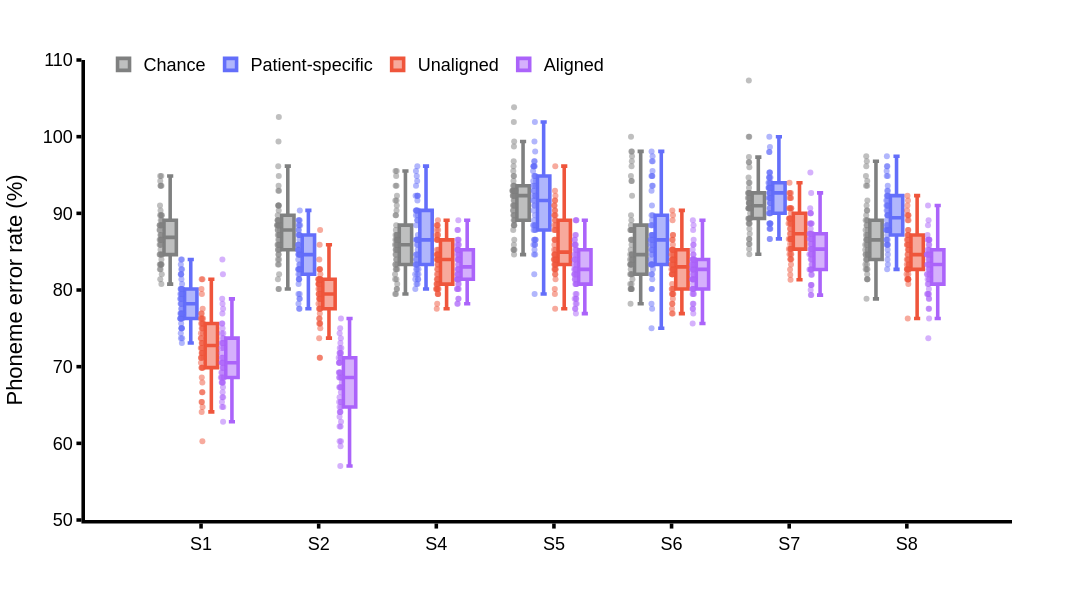

The code cell stored with this chart in its notebook:
### Code cell
SCALE_FACTOR = 0.28
fig_df = ctc_decode_df.copy()

fig = px.box(fig_df, x='Patient', y="Phoneme error rate", color='Decoding type',
             points='all', width=1800, height=600,
             color_discrete_sequence=['#7f8080', '#636EFA', '#EF553B', '#AB63FA'])
fig.update_traces(marker=dict(
                            #   size=2,
                              opacity=0.5,
                              ),
                  line=dict(width=1/SCALE_FACTOR))

fig.update_layout(
    plot_bgcolor='white',
    legend=dict(
        orientation='h',
        yanchor='top',
        y=1.03,
        xanchor='left',
        x=0.02,
        title_text=''
    ),
    title_text='',
    title_x=0.5,
    font=dict(size=18, family='Arial', color='black'),
    boxgroupgap=0.4,
)
fig.update_xaxes(
    title='',
    mirror=False,
    ticks='outside',
    showline=True,
    linecolor='black',
    tickcolor='black',
    linewidth=1/SCALE_FACTOR,
    tickwidth=1/SCALE_FACTOR,
    showgrid=False,
)
fig.update_yaxes(
    title='Phoneme error rate (%)',
    mirror=False,
    ticks='outside',
    showline=True,
    linecolor='black',
    tickcolor='black',
    linewidth=1/SCALE_FACTOR,
    tickwidth=1/SCALE_FACTOR,
    showgrid=False,
    range=[50, 110]
    # range=[20, 70]
)

fig.write_image(FIG_DIR / 'fig_5b_all_pts.svg', scale=SCALE_FACTOR)
fig.show()

### Figure 1 — Plotly figure (JSON) as saved in the notebook; plotly's stock layout.template omitted (floating-point values rounded to 4 significant figures; data arrays with more than 128 entries replaced by an {"elided": "..."} marker saying what was removed)
{"data": [{"alignmentgroup": "True", "boxpoints": "all", "hovertemplate": "Decoding type=Chance<br>Patient=%{x}<br>Phoneme error rate=%{y}<extra></extra>", "legendgroup": "Chance", "line": {"width": 3.571}, "marker": {"color": "#7f8080", "opacity": 0.5}, "name": "Chance", "notched": false, "offsetgroup": "Chance", "orientation": "v", "showlegend": true, "type": "box", "x": {"elided": "350 str values"}, "x0": " ", "xaxis": "x", "y": {"elided": "350 float values"}, "y0": " ", "yaxis": "y"}, {"alignmentgroup": "True", "boxpoints": "all", "hovertemplate": "Decoding type=Patient-specific<br>Patient=%{x}<br>Phoneme error rate=%{y}<extra></extra>", "legendgroup": "Patient-specific", "line": {"width": 3.571}, "marker": {"color": "#636EFA", "opacity": 0.5}, "name": "Patient-specific", "notched": false, "offsetgroup": "Patient-specific", "orientation": "v", "showlegend": true, "type": "box", "x": {"elided": "350 str values"}, "x0": " ", "xaxis": "x", "y": {"elided": "350 float values"}, "y0": " ", "yaxis": "y"}, {"alignmentgroup": "True", "boxpoints": "all", "hovertemplate": "Decoding type=Unaligned<br>Patient=%{x}<br>Phoneme error rate=%{y}<extra></extra>", "legendgroup": "Unaligned", "line": {"width": 3.571}, "marker": {"color": "#EF553B", "opacity": 0.5}, "name": "Unaligned", "notched": false, "offsetgroup": "Unaligned", "orientation": "v", "showlegend": true, "type": "box", "x": {"elided": "350 str values"}, "x0": " ", "xaxis": "x", "y": {"elided": "350 float values"}, "y0": " ", "yaxis": "y"}, {"alignmentgroup": "True", "boxpoints": "all", "hovertemplate": "Decoding type=Aligned<br>Patient=%{x}<br>Phoneme error rate=%{y}<extra></extra>", "legendgroup": "Aligned", "line": {"width": 3.571}, "marker": {"color": "#AB63FA", "opacity": 0.5}, "name": "Aligned", "notched": false, "offsetgroup": "Aligned", "orientation": "v", "showlegend": true, "type": "box", "x": {"elided": "350 str values"}, "x0": " ", "xaxis": "x", "y": {"elided": "350 float values"}, "y0": " ", "yaxis": "y"}], "layout": {"boxgroupgap": 0.4, "boxmode": "group", "font": {"color": "black", "family": "Arial", "size": 18}, "height": 600, "legend": {"orientation": "h", "title": {"text": ""}, "tracegroupgap": 0, "x": 0.02, "xanchor": "left", "y": 1.03, "yanchor": "top"}, "margin": {"t": 60}, "plot_bgcolor": "white", "title": {"text": "", "x": 0.5}, "width": 1800, "xaxis": {"anchor": "y", "domain": [0, 1], "linecolor": "black", "linewidth": 3.571, "mirror": false, "showgrid": false, "showline": true, "tickcolor": "black", "ticks": "outside", "tickwidth": 3.571, "title": {"text": ""}}, "yaxis": {"anchor": "x", "domain": [0, 1], "linecolor": "black", "linewidth": 3.571, "mirror": false, "range": [50, 110], "showgrid": false, "showline": true, "tickcolor": "black", "ticks": "outside", "tickwidth": 3.571, "title": {"text": "Phoneme error rate (%)"}}}}
